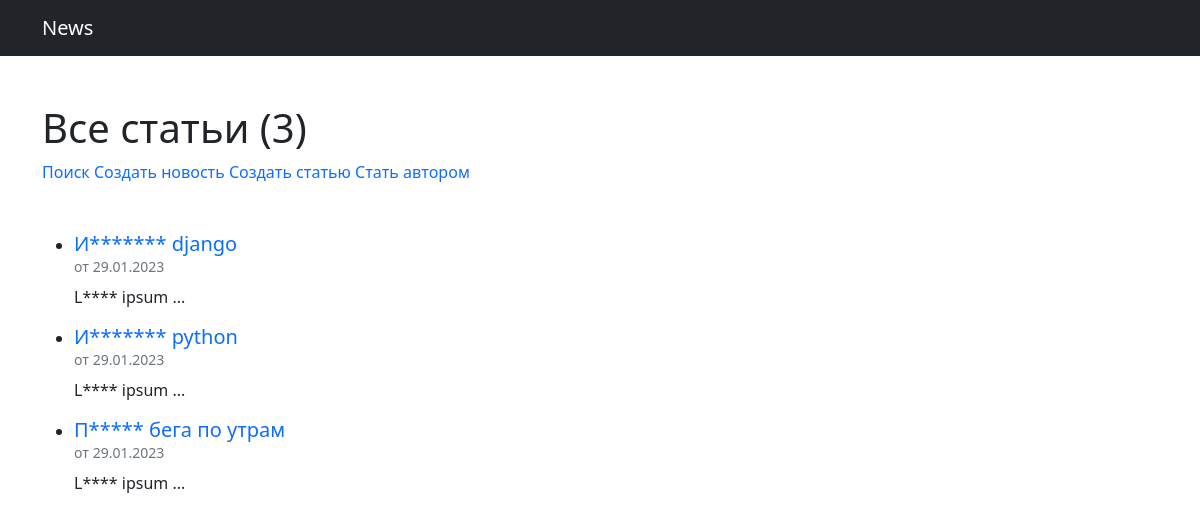
Before: /news/ with the older database file.
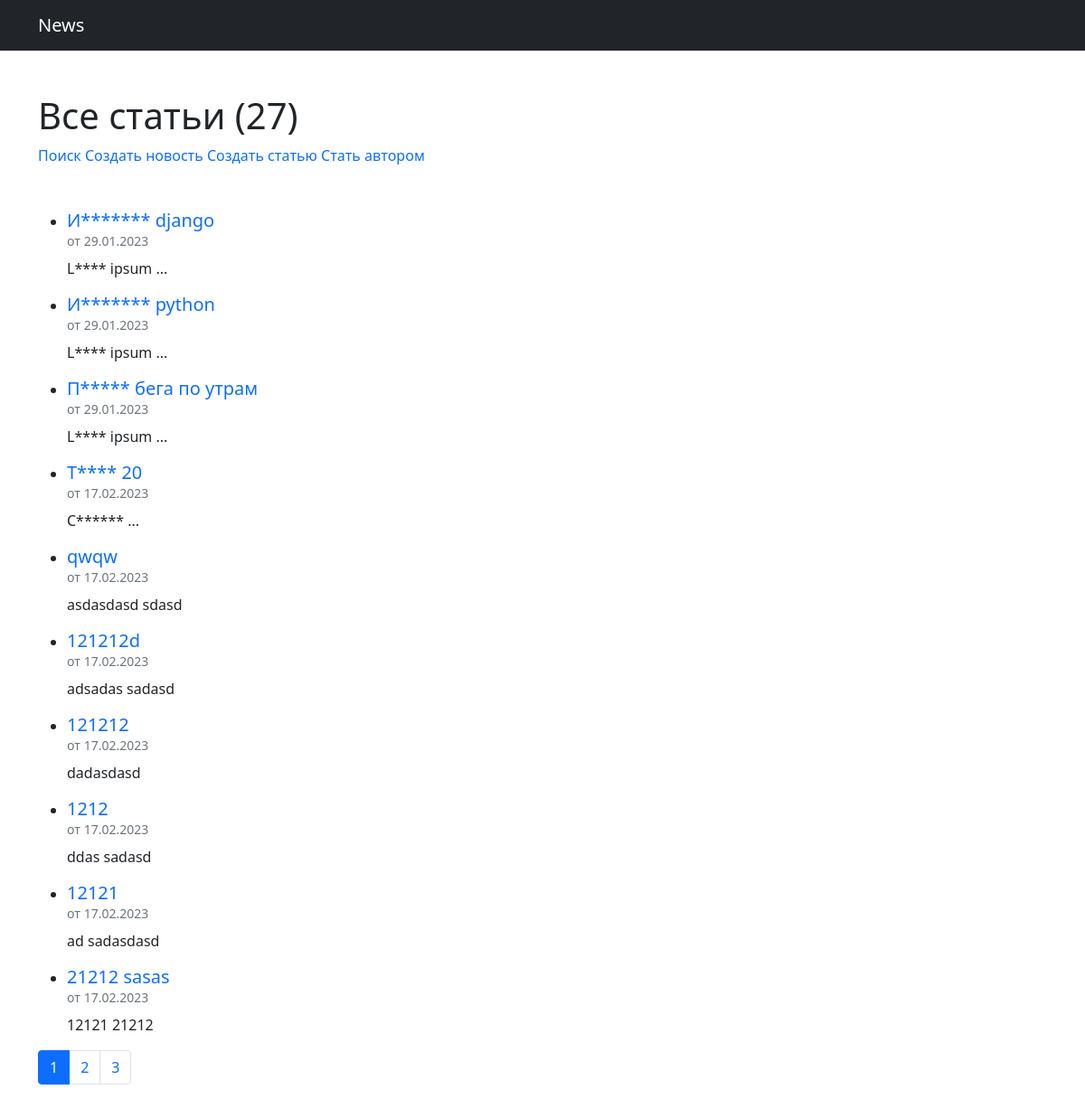
After: the same page with the newer database file.
### news/models.py (models this page shows, shortened)
class Post(models.Model):
    ARTICLE = 'AR'
    NEWS = 'NE'
    TYPE_CHOICES = [
        (ARTICLE, 'Статья'),
        (NEWS, 'Новость')
    ]
    type = models.CharField(
        max_length=2,
        choices=TYPE_CHOICES,
        default=ARTICLE
    )
    author = models.ForeignKey(Author, models.CASCADE, related_name='posts')
    categories = models.ManyToManyField('Category', through='PostCategory')
    title = models.CharField(max_length=150)
    content = models.TextField()
    rating = models.IntegerField(default=0)
    dt_created = models.DateTimeField(auto_now_add=True)

### news/views.py (the view)
# urls.py: path('', PostsList.as_view(), name='post_list'),
class PostsList(ListView):
    queryset = Post.objects.order_by('dt_created')
    template_name = 'posts.html'
    context_object_name = 'posts'
    paginate_by = 10
    def get_queryset(self):
        queryset = super().get_queryset()
        self.filterset = PostFilter(self.request.GET, queryset)
        return self.filterset.qs
    def get_context_data(self, **kwargs):
        context = super().get_context_data(**kwargs)
        context['filterset'] = self.filterset
        context['is_not_author'] = not self.request.user.groups.filter(name='author').exists()
        return context

### news/templatetags/censor.py (called while the page is built)
@register.filter()
def censor(value: str) -> str:
    if not isinstance(value, str):
        raise TypeError('Значение должно быть строкой.')
    temp = []
    parts = value.split()
    for part in parts:
        if part.istitle():
            temp.append(f'{part[0]}{"*" * len(part[1:])}')
        else:
            temp.append(part)
    return ' '.join(temp)

### news/templatetags/custom_tags.py (called while the page is built)
@register.simple_tag(takes_context=True)
def url_replace(context, **kwargs):
    d = context['request'].GET.copy()
    for k, v in kwargs.items():
        d[k] = v
    return d.urlencode()

### templates/posts.html (shortened to what this page needs)
{% extends 'flatpages/default.html' %}
{% load censor %}
{% load custom_tags %}
{% block content %}
<h1 class="mt-5 mb-2">Все статьи ({{ page_obj.paginator.count }})</h1>
<div class="mb-5">
    <a href="/news/search/" class="text-decoration-none">Поиск</a>
    <a href="/news/create/" class="text-decoration-none">Создать новость</a>
    <a href="/article/create/" class="text-decoration-none">Создать статью</a>
    {% if is_not_author %}
        <a href="/news/upgrade/" class="text-decoration-none">Стать автором</a>
    {% endif %}
</div>
{% if posts %}
    {% for post in posts %}
        <ul>
            <li>
                <div class="mb-0 h5">
                    <a href="/news/{{ post.id }}" class="text-decoration-none">{{ post.title|censor }}</a>
                </div>
                <div class="text-secondary" style="font-size: .875rem;">от {{ post.dt_created|date:'d.m.Y' }}</div>
                <div class="mt-2">{{ post.content|truncatechars:20|censor }}</div>
            </li>
        </ul>
    {% endfor %}
{% else %}
    <div>Статьи отсутствуют!</div>
{% endif %}
{% if page_obj.paginator.num_pages > 1 %}
<nav>
    <ul class="pagination">
        {% for page_number in page_obj.paginator.get_elided_page_range %}
            {% if page_number == page_obj.number %}
                <li class="page-item active">
            {% else %}
                <li class="page-item">
            {% endif %}
                {% if page_number != page_obj.paginator.ELLIPSIS %}
                    <a class="page-link" href="?{% url_replace page=page_number %}">{{ page_number }}</a>
                {% else %}
                    <span class="page-link">{{ page_number }}</span>
                {% endif %}
            </li>
        {% endfor %}
    </ul>
</nav>
{% endif %}
{% endblock content %}

Changed rows visible on the page:
added Post: title|censor "T**** 20", dt_created "17.02.2023", content|censor "C****** ..."
added Post: title|censor "qwqw", dt_created "17.02.2023", content|censor "asdasdasd sdasd"
added Post: title|censor "121212d", dt_created "17.02.2023", content|censor "adsadas sadasd"
added Post: title|censor "121212", dt_created "17.02.2023", content|censor "dadasdasd"
added Post: title|censor "1212", dt_created "17.02.2023", content|censor "ddas sadasd"
added Post: title|censor "12121", dt_created "17.02.2023", content|censor "ad sadasdasd"
added Post: title|censor "21212 sasas", dt_created "17.02.2023", content|censor "12121 21212"
Other visible differences:
{{ page_obj.paginator.count }}: "3" → "27"
new list line: "1"
new list line: "2"
new list line: "3"
